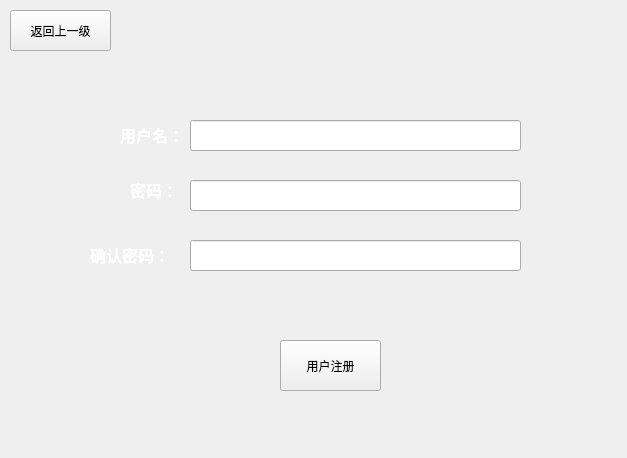
<?xml version="1.0" encoding="UTF-8"?>
<ui version="4.0">
 <class>widget_log</class>
 <widget class="QWidget" name="widget_log">
  <property name="geometry">
   <rect>
    <x>0</x>
    <y>0</y>
    <width>627</width>
    <height>458</height>
   </rect>
  </property>
  <property name="windowTitle">
   <string>Form</string>
  </property>
  <widget class="QPushButton" name="returnButton">
   <property name="geometry">
    <rect>
     <x>10</x>
     <y>10</y>
     <width>101</width>
     <height>41</height>
    </rect>
   </property>
   <property name="text">
    <string>返回上一级</string>
   </property>
  </widget>
  <widget class="QLabel" name="label">
   <property name="geometry">
    <rect>
     <x>120</x>
     <y>120</y>
     <width>81</width>
     <height>31</height>
    </rect>
   </property>
   <property name="font">
    <font>
     <family>Artifakt Element Black</family>
     <weight>75</weight>
     <bold>true</bold>
    </font>
   </property>
   <property name="text">
    <string>&lt;html&gt;&lt;head/&gt;&lt;body&gt;&lt;p&gt;&lt;span style=&quot; font-size:12pt; color:#ffffff;&quot;&gt;用户名：&lt;/span&gt;&lt;/p&gt;&lt;/body&gt;&lt;/html&gt;</string>
   </property>
  </widget>
  <widget class="QLabel" name="label_2">
   <property name="geometry">
    <rect>
     <x>130</x>
     <y>170</y>
     <width>72</width>
     <height>41</height>
    </rect>
   </property>
   <property name="font">
    <font>
     <family>Artifakt Element Black</family>
     <weight>75</weight>
     <bold>true</bold>
    </font>
   </property>
   <property name="text">
    <string>&lt;html&gt;&lt;head/&gt;&lt;body&gt;&lt;p&gt;&lt;span style=&quot; font-size:12pt; color:#ffffff;&quot;&gt;密码：&lt;/span&gt;&lt;/p&gt;&lt;/body&gt;&lt;/html&gt;</string>
   </property>
  </widget>
  <widget class="QLineEdit" name="idLineEdit">
   <property name="geometry">
    <rect>
     <x>190</x>
     <y>120</y>
     <width>331</width>
     <height>31</height>
    </rect>
   </property>
  </widget>
  <widget class="QLineEdit" name="passwordLineEdit">
   <property name="geometry">
    <rect>
     <x>190</x>
     <y>180</y>
     <width>331</width>
     <height>31</height>
    </rect>
   </property>
   <property name="echoMode">
    <enum>QLineEdit::Password</enum>
   </property>
  </widget>
  <widget class="QLabel" name="label_3">
   <property name="geometry">
    <rect>
     <x>90</x>
     <y>240</y>
     <width>91</width>
     <height>31</height>
    </rect>
   </property>
   <property name="font">
    <font>
     <family>Artifakt Element Black</family>
     <weight>75</weight>
     <bold>true</bold>
    </font>
   </property>
   <property name="text">
    <string>&lt;html&gt;&lt;head/&gt;&lt;body&gt;&lt;p&gt;&lt;span style=&quot; font-size:12pt; color:#ffffff;&quot;&gt;确认密码：&lt;/span&gt;&lt;/p&gt;&lt;/body&gt;&lt;/html&gt;</string>
   </property>
  </widget>
  <widget class="QLineEdit" name="rePasswordLineEdit">
   <property name="geometry">
    <rect>
     <x>190</x>
     <y>240</y>
     <width>331</width>
     <height>31</height>
    </rect>
   </property>
   <property name="echoMode">
    <enum>QLineEdit::Password</enum>
   </property>
  </widget>
  <widget class="QPushButton" name="userLogButton">
   <property name="geometry">
    <rect>
     <x>280</x>
     <y>340</y>
     <width>101</width>
     <height>51</height>
    </rect>
   </property>
   <property name="text">
    <string>用户注册</string>
   </property>
  </widget>
 </widget>
 <resources/>
 <connections/>
</ui>
